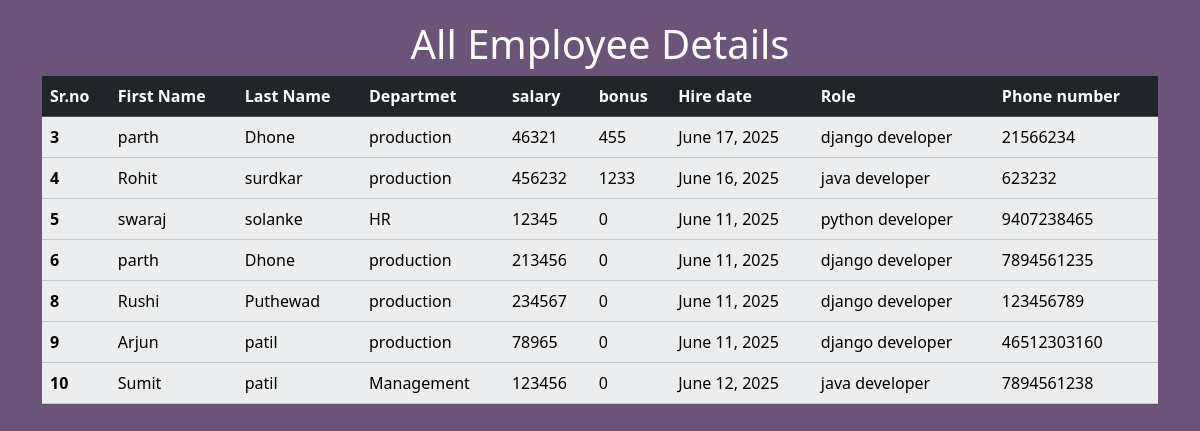
Screenshot of /view_employ with the database file from the repository.
### employ_app/models.py (models this page shows, shortened)
class Employee(models.Model):
    first_name=models.CharField(max_length=100,null=False)
    last_name=models.CharField(max_length=100)
    dept=models.ForeignKey(Department,on_delete=models.CASCADE)
    salary=models.IntegerField(default=0)
    bonus=models.IntegerField(default=0)
    role=models.ForeignKey(Role,on_delete=models.CASCADE)
    phone=models.IntegerField(default=0)
    hire_date=models.DateField()
    def __str__(self):
        return "%s %s %s" % (self.first_name, self.last_name,self.phone)

class Department(models.Model):
    name = models.CharField(max_length=100, null=False)
    location = models.CharField(max_length=100)

class Role(models.Model):
    name=models.CharField(max_length=100, null=False)

### employ_app/views.py (the view)
# urls.py: path("view_employ",views.view_employ, name="view_employ"),
def view_employ(req):
    emps=Employee.objects.all()
    print(emps)
    context={
        'emp':emps
    }
    print(context)
    return render(req,'view_employ.html',context)

### employ_app/templates/view_employ.html (shortened to what this page needs)
<!doctype html>
<html lang="en">
  {%load static%}
  <head>
    <link href="https://cdn.jsdelivr.net/npm/bootstrap@5.3.6/dist/css/bootstrap.min.css" rel="stylesheet">
<link rel="stylesheet" href="{%static 'css/view.css'%}">
  </head>
  <body>
    <div class="container">
    <center><h1>All Employee Details</h1></center>
    <table class="table table-success table-striped">
  <thead>
    <tr class='table-dark'>
      <th scope="col">Sr.no</th>
      <th scope="col">First Name </th>
      <th scope="col">Last Name </th>
      <th scope="col">Departmet</th>
      <th scope="col">salary</th>
      <th scope="col">bonus</th>
      <th scope="col">Hire date</th>
      <th scope="col">Role</th>
      <th scope="col">Phone number</th>
    </tr>
  </thead>
   {% for emp in emp %}
  <tbody>
    <tr class="table-light">
      <th scope="row">{{emp.id}}</th>
      <td>{{emp.first_name}}</td>
      <td>{{emp.last_name}}</td>
      <td>{{emp.dept.name}}</td>
      <td>{{emp.salary}}</td>
      <td>{{emp.bonus}}</td>
      <td>{{emp.hire_date}}</td>
      <td>{{emp.role.name}}</td>
      <td>{{emp.phone}}</td>
    </tr>
  </tbody>
  {% endfor %}
</table>
</div>
  </body>
</html

### employ_app/static/css/view.css (style rules this page uses)
body { background-color:rgb(108, 83, 121); }
h1 { color: white; font-size: 40px; }
.container { margin-top: 20px; }

### rows the page displays
Employee: id "3", first_name "parth", last_name "Dhone", dept.name "production", salary "46321", bonus "455", hire_date "June 17, 2025", role.name "django developer", phone "21566234"
Employee: id "4", first_name "Rohit", last_name "surdkar", dept.name "production", salary "456232", bonus "1233", hire_date "June 16, 2025", role.name "java developer", phone "623232"
Employee: id "5", first_name "swaraj", last_name "solanke", dept.name "HR", salary "12345", bonus "0", hire_date "June 11, 2025", role.name "python developer", phone "9407238465"
Employee: id "6", first_name "parth", last_name "Dhone", dept.name "production", salary "213456", bonus "0", hire_date "June 11, 2025", role.name "django developer", phone "7894561235"
Employee: id "8", first_name "Rushi", last_name "Puthewad", dept.name "production", salary "234567", bonus "0", hire_date "June 11, 2025", role.name "django developer", phone "123456789"
Employee: id "9", first_name "Arjun", last_name "patil", dept.name "production", salary "78965", bonus "0", hire_date "June 11, 2025", role.name "django developer", phone "46512303160"
Employee: id "10", first_name "Sumit", last_name "patil", dept.name "Management", salary "123456", bonus "0", hire_date "June 12, 2025", role.name "java developer", phone "7894561238"
